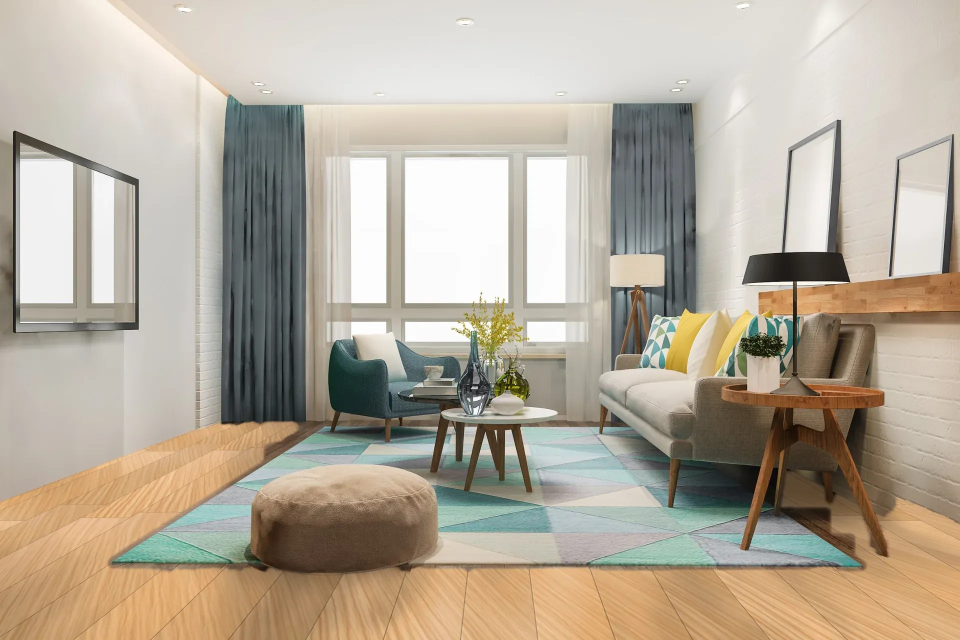
#> input picture scripts/rooms/scandi-lounge-honey-oak.webp, 1920 x 1280 px (shown at 1/2 size); its folder holds only this picture in this run
$ python render-room-swap.py rooms rooms/scandi-lounge-honey-oak.webp out.png
#> lines starting #> are read from the running program, lines starting #| are printed output that depends on the picture
#!/usr/bin/env python3
"""
Render a template room with a different floor, offline, the way the room
visualizer does in the browser (src/lib/visualizer/render.ts): the room's
floor quad gives a homography and a plane aspect, the material is laid in
metres, the baked shading is multiplied in and the highlights screened, and
the floor mask (minus the rug, if the room has one) trims it.

Used for the homepage hero's before/after slide:

    python3 scripts/render-room-swap.py scandi-lounge board.jpg \
        scripts/rooms/scandi-lounge-honey-oak.webp --board-width 1.22 --rotate 90

then `python3 scripts/home-images.py` sizes it for the hero.

`board.jpg` is one board of wood (grain along its long side); it is cut into
staggered planks first, like src/lib/visualizer/material-tile.ts does.
Needs numpy and opencv-python.
"""
import argparse, json, os
import numpy as np, cv2

ROOT = os.path.dirname(os.path.dirname(os.path.abspath(__file__)))


def plank_tile(board, seed=7, ppm=700, length_m=1.22, width_m=0.19, rows=6):
    """A seamless tile of staggered planks cut from one board."""
    rng = np.random.default_rng(seed)
    if board.shape[0] > board.shape[1]:
        board = cv2.rotate(board, cv2.ROTATE_90_CLOCKWISE)
    L, W = int(length_m * ppm), int(width_m * ppm)
    tile = np.zeros((W * rows, L, 3), np.float32)
    for r in range(rows):
        offset = int(rng.uniform(0.2, 0.8) * L)
        for k in range(-1, 2):
            x0 = offset + k * L
            sy = rng.integers(0, max(1, board.shape[0] - W))
            sx = rng.integers(0, max(1, board.shape[1] - L)) if board.shape[1] > L else 0
            crop = board[sy:sy + W, sx:sx + L]
            if crop.shape[1] < L or crop.shape[0] < W:
                crop = cv2.resize(crop, (L, W))
            if rng.random() < 0.5:
                crop = crop[:, ::-1]
            crop = crop * rng.uniform(0.95, 1.04)
            cols = (x0 + np.arange(L)) % L
            tile[r * W:(r + 1) * W, cols] = crop
            j = x0 % L
            tile[r * W:(r + 1) * W, j:j + 2] *= 0.72      # end joint
        tile[r * W:r * W + 2] *= 0.7                     # long-edge seam
        tile[r * W + 2:r * W + 4] *= 1.04                # bevel catchlight
    return np.clip(tile, 0, 1), length_m


def render(room, tile, tile_m, rotate_deg, supersample=2):
    base = os.path.join(ROOT, "public", "rooms", room)
    meta = json.load(open(os.path.join(base, "meta.json")))
    photo = cv2.imread(os.path.join(base, "photo.webp"), cv2.IMREAD_COLOR).astype(np.float32) / 255
    H, W = photo.shape[:2]
    Hs, Ws = H * supersample, W * supersample
    quad = np.float32([[p["x"] * Ws, p["y"] * Hs] for p in meta["quad"]])
    M = cv2.getPerspectiveTransform(np.float32([[0, 0], [1, 0], [1, 1], [0, 1]]), quad)
    a, b, d, e, g, h = M[0, 0], M[0, 1], M[1, 0], M[1, 1], M[2, 0], M[2, 1]
    focal, cx, cy = max(Ws, Hs) * 0.7, Ws / 2, Hs / 2        # homography.ts planeAspect
    across = np.hypot(np.hypot((a - cx * g) / focal, (d - cy * g) / focal), g)
    along = np.hypot(np.hypot((b - cx * h) / focal, (e - cy * h) / focal), h)
    width_m = meta["widthM"]
    depth_m = width_m * float(np.clip(along / across, 0.25, 4))

    inv = np.linalg.inv(M)
    ys, xs = np.mgrid[0:Hs, 0:Ws].astype(np.float32)
    den = inv[2, 0] * xs + inv[2, 1] * ys + inv[2, 2]
    X = (inv[0, 0] * xs + inv[0, 1] * ys + inv[0, 2]) / den * width_m
    Y = (inv[1, 0] * xs + inv[1, 1] * ys + inv[1, 2]) / den * depth_m
    if rotate_deg:
        t = np.deg2rad(rotate_deg)
        X, Y = X * np.cos(t) - Y * np.sin(t), X * np.sin(t) + Y * np.cos(t)

    th, tw = tile.shape[:2]
    ppm = tw / tile_m
    mapx = ((X * ppm) % tw).astype(np.float32)
    mapy = ((Y * ppm) % th).astype(np.float32)
    # Far pixels cover many texels: blend toward a blurred copy by footprint.
    footprint = (np.abs(np.gradient(X, axis=1)) + np.abs(np.gradient(Y, axis=1))) * ppm
    blend = np.clip(np.log2(np.maximum(footprint, 1)) / 3, 0, 1)[..., None]
    sharp = cv2.remap(tile, mapx, mapy, cv2.INTER_LINEAR, borderMode=cv2.BORDER_WRAP)
    soft = cv2.remap(cv2.GaussianBlur(tile, (0, 0), 3), mapx, mapy, cv2.INTER_LINEAR, borderMode=cv2.BORDER_WRAP)
    floor = cv2.resize(sharp * (1 - blend) + soft * blend, (W, H), interpolation=cv2.INTER_AREA)

    def load(name, flags=cv2.IMREAD_UNCHANGED):
        return cv2.resize(cv2.imread(os.path.join(base, name), flags), (W, H), interpolation=cv2.INTER_CUBIC)

    lighting = 0.8                                            # types.ts default
    shading = load("shading.png", cv2.IMREAD_COLOR).astype(np.float32) / 255
    highlights = load("highlights.png", cv2.IMREAD_COLOR).astype(np.float32) / 255
    floor = floor * (1 - lighting + lighting * shading)       # multiply
    floor = 1 - (1 - floor) * (1 - min(1, lighting * 0.35) * highlights)  # screen

    mask = load("floor.png")
    alpha = (mask[..., -1] if mask.ndim == 3 else mask).astype(np.float32) / 255
    if os.path.exists(os.path.join(base, "rug.png")):       # the rug stays
        rug = load("rug.png")
        alpha *= 1 - (rug[..., -1] if rug.ndim == 3 else rug).astype(np.float32) / 255
    return photo * (1 - alpha[..., None]) + floor * alpha[..., None]


def main():
    parser = argparse.ArgumentParser(description=__doc__, formatter_class=argparse.RawDescriptionHelpFormatter)
    parser.add_argument("room", help="a folder in public/rooms")
    parser.add_argument("board", help="image of one board of the new floor")
    parser.add_argument("out", help="output image (.webp, .png or .jpg)")
    parser.add_argument("--board-width", type=float, default=1.22, help="plank length in metres")
    parser.add_argument("--rotate", type=float, default=90, help="plank direction, degrees")
    parser.add_argument("--contrast", type=float, default=1.35, help="grain contrast boost")
    args = parser.parse_args()

    board = cv2.imread(args.board, cv2.IMREAD_COLOR).astype(np.float32) / 255
    mean = board.mean((0, 1))
#> mean = [0.608, 0.669, 0.71]
    board = np.clip((board - mean) * args.contrast + mean, 0, 1)
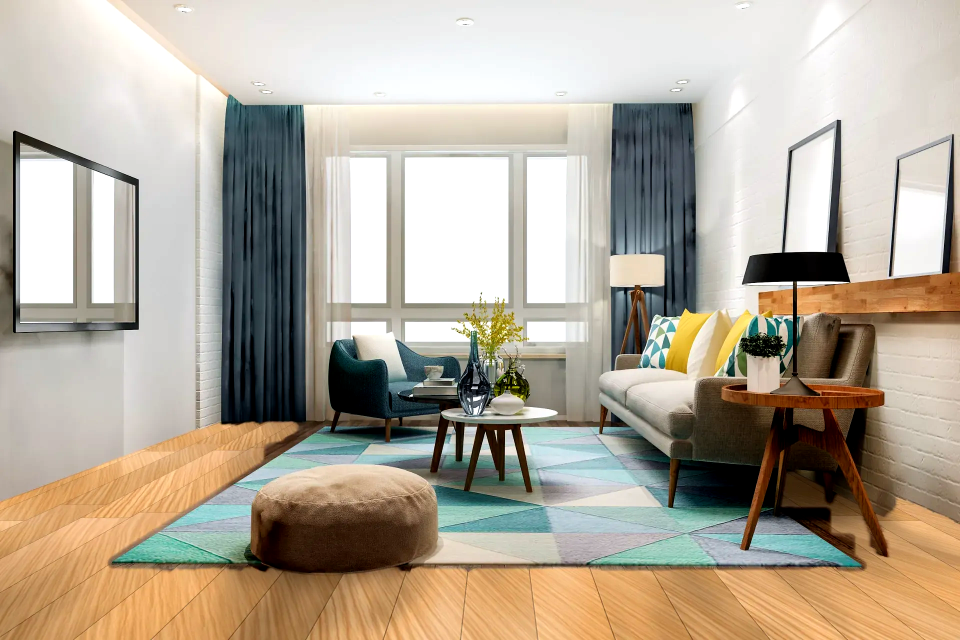
#> board: shape (1280, 1920, 3) float32 (shown at 1/2 size); mean B, G, R 0.603, 0.665, 0.706
    tile, tile_m = plank_tile(board, length_m=args.board_width)
#> after the loop in plank_tile, `for r in range(rows):`:
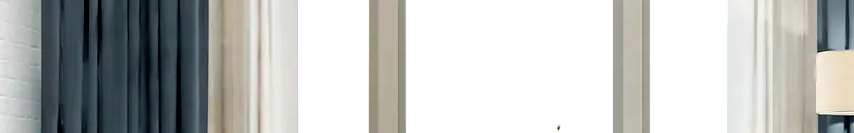
#> crop: shape (133, 854, 3) float32; mean B, G, R 0.745, 0.752, 0.745; drawn with min black and max white
#> after the loop in plank_tile, `for r in range(rows):`:
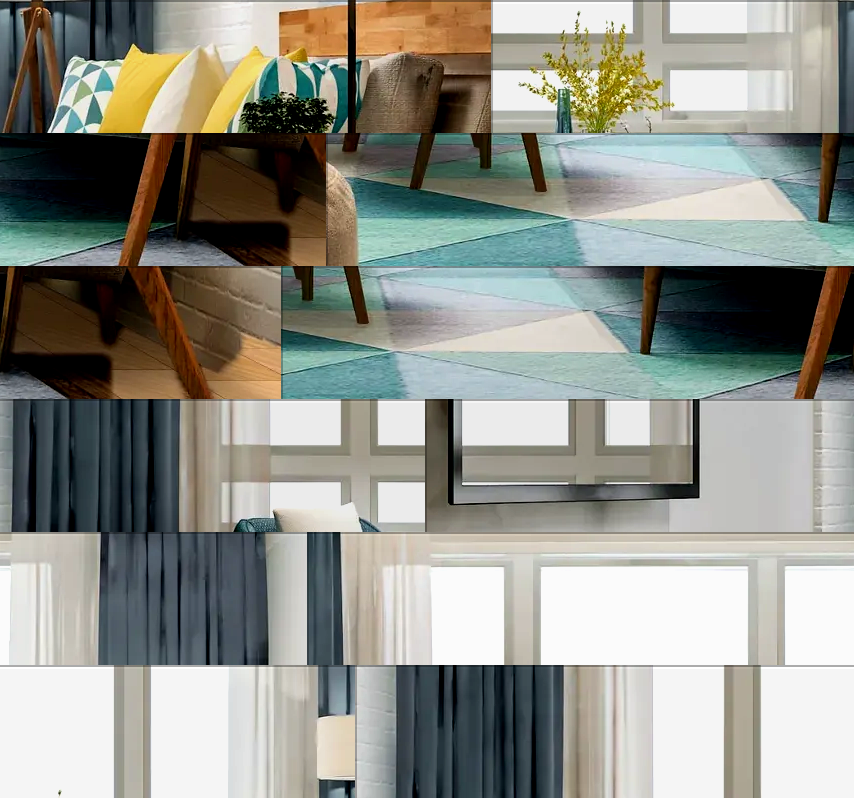
#> tile: shape (798, 854, 3) float32; mean B, G, R 0.568, 0.601, 0.595; drawn with min black and max white
#> tile_m = 1.22
    image = render(args.room, tile, tile_m, args.rotate)
    params = [cv2.IMWRITE_WEBP_QUALITY, 80] if args.out.endswith(".webp") else []
    cv2.imwrite(args.out, np.clip(image * 255, 0, 255).astype(np.uint8), params)
    print("wrote", args.out)


if __name__ == "__main__":
#> (the run stopped early here; a loop or call above may not have finished)

$ run again, on src/assets/ai-visualizer.jpg
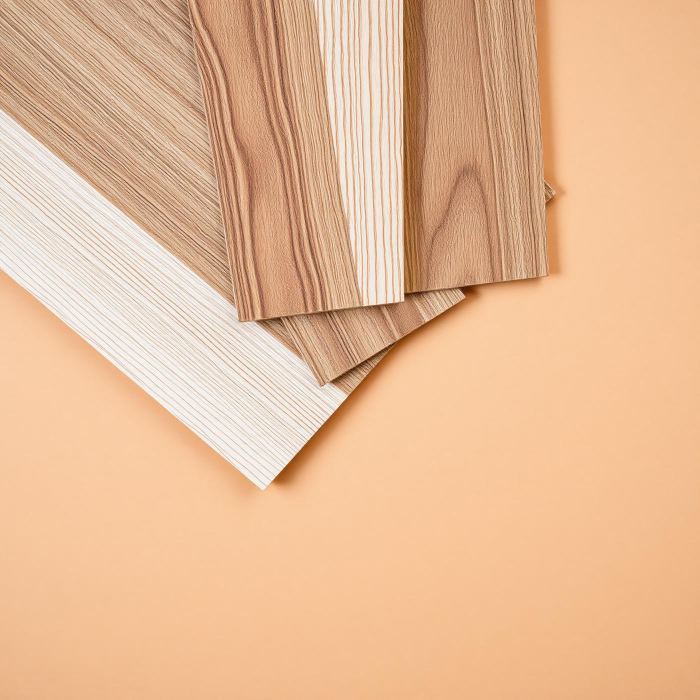
#> input picture src/assets/ai-visualizer.jpg, 1400 x 1400 px (shown at 1/2 size)
#> mean = [0.591, 0.733, 0.916]
#> after the loop in plank_tile, `for r in range(rows):`:
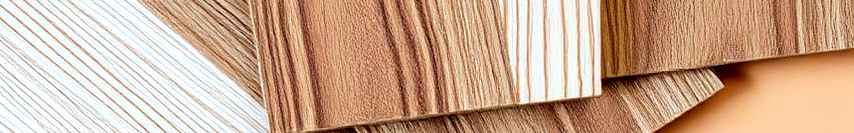
#> crop: shape (133, 854, 3) float32; mean B, G, R 0.576, 0.672, 0.805; drawn with min black and max white
#> after the loop in plank_tile, `for r in range(rows):`:
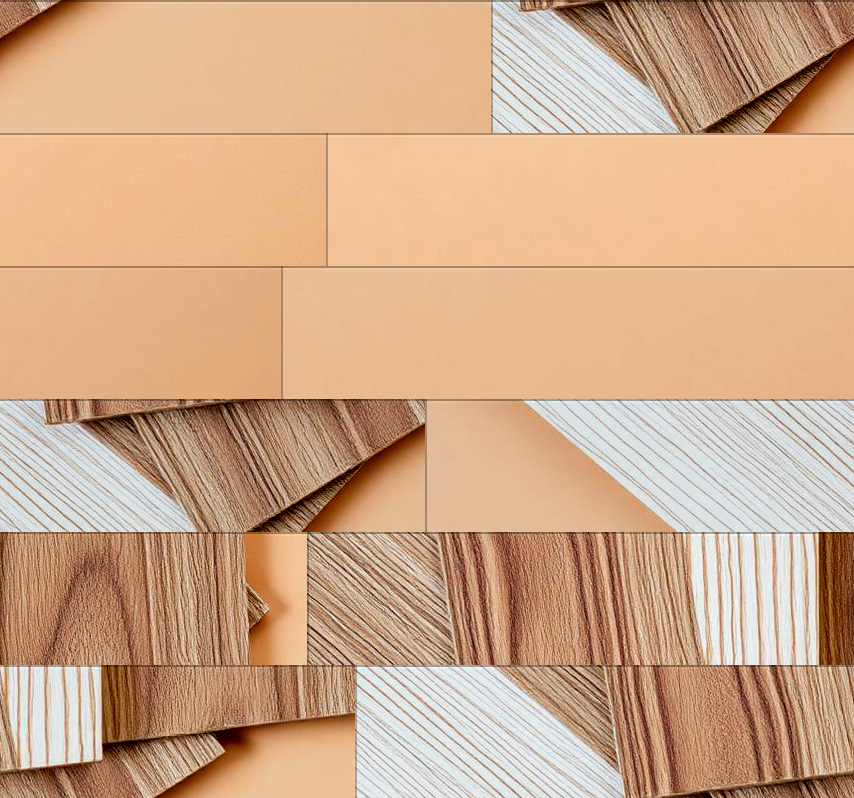
#> tile: shape (798, 854, 3) float32; mean B, G, R 0.588, 0.721, 0.884; drawn with min black and max white
#> tile_m = 1.22
